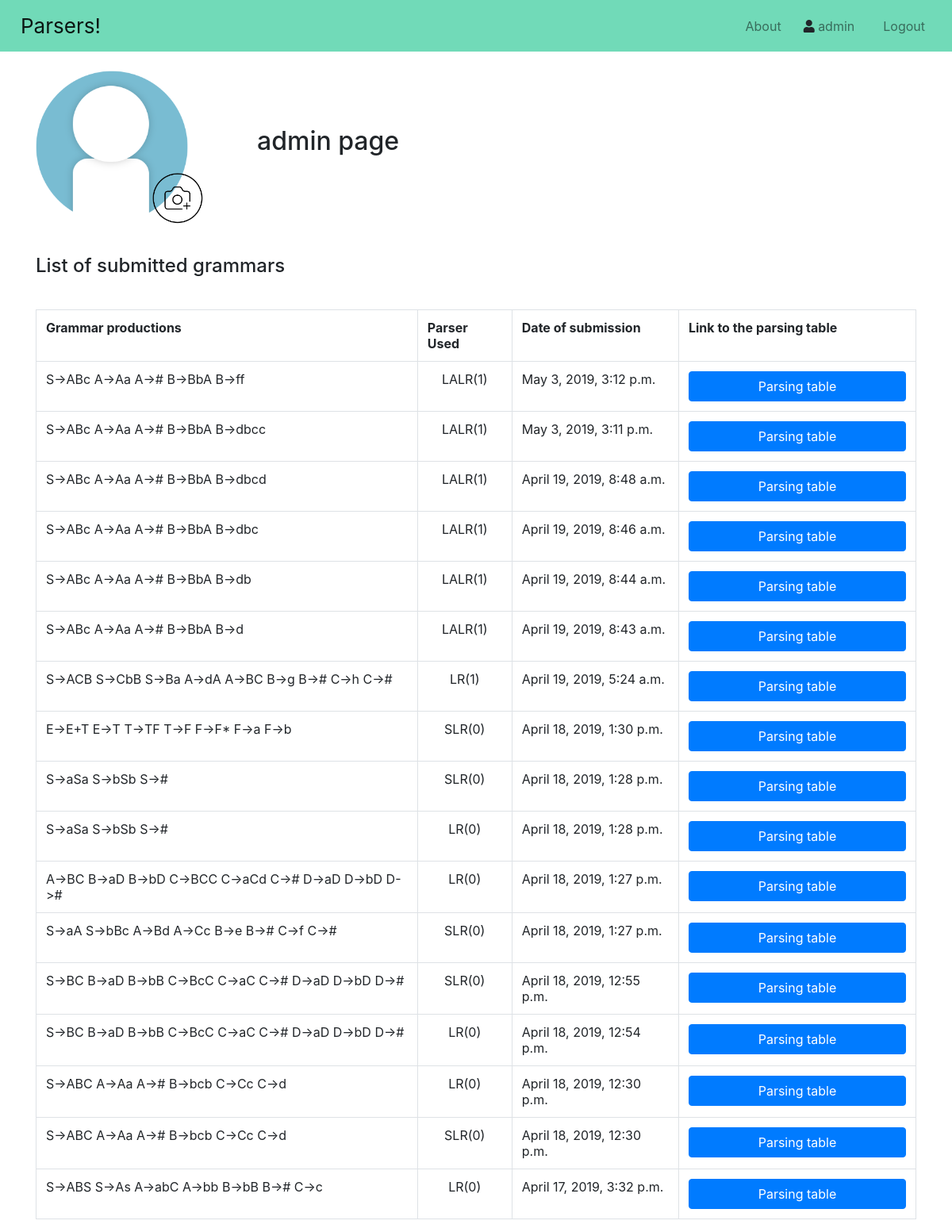
The page /user/ (signed in) on the database as committed earlier.
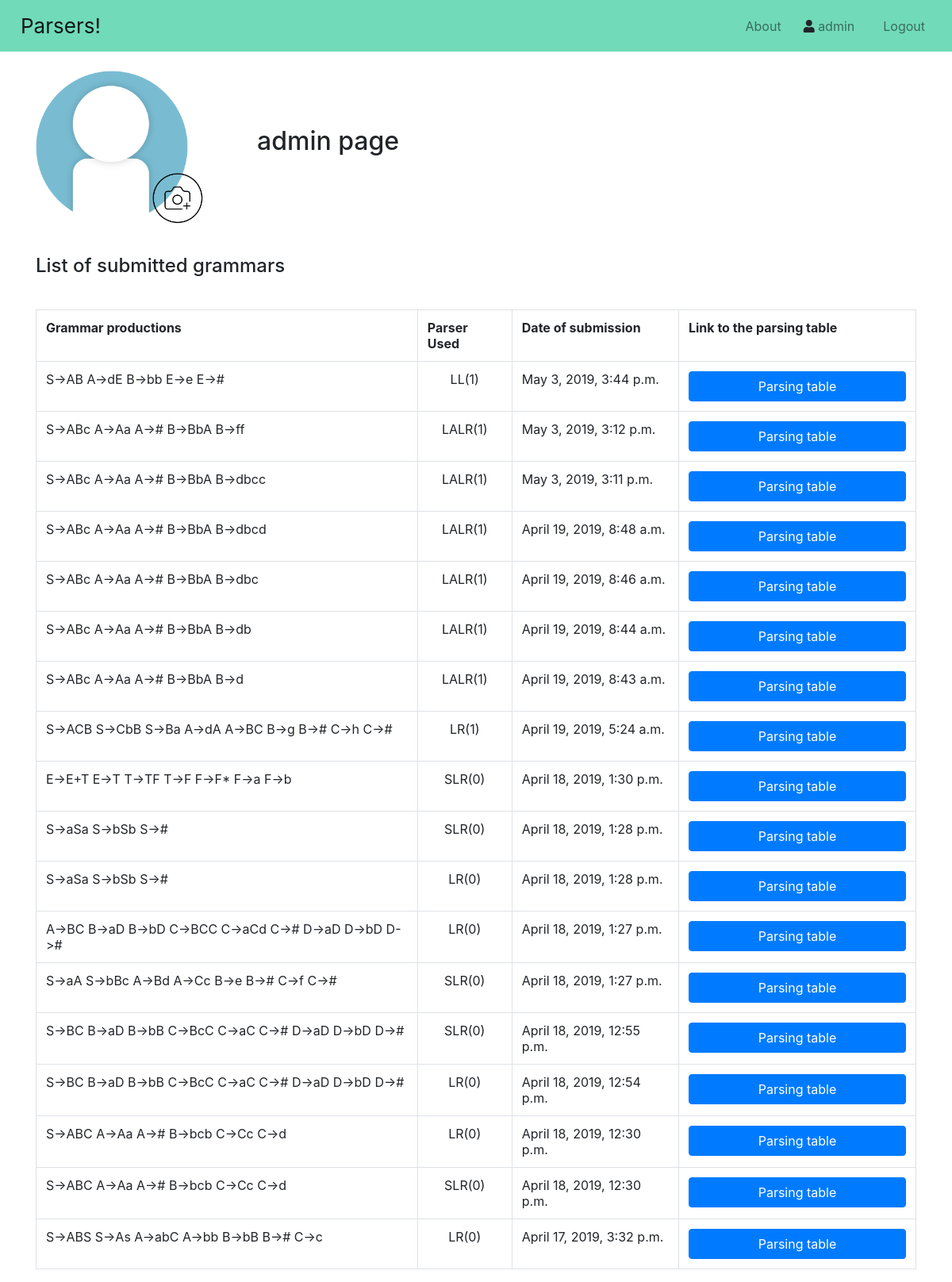
The same page on the database as committed later.
### main/models.py (models this page shows, shortened)
class Grammar(models.Model):
    grammar_productions = models.TextField()
    grammar_terminal_symbols = models.TextField()
    grammar_nonTerminal_symbols = models.TextField()
    grammar_first_set = models.TextField()
    grammar_follow_set = models.TextField()
    grammar_used_parser = models.CharField(max_length = 20)
    grammar_parsing_table_entries = models.TextField()
    grammar_user_submitter = models.ForeignKey(User, on_delete = models.CASCADE, blank = True, null = True)
    grammar_timestamp = models.DateTimeField('Date submitted', default = timezone.now())

### main/views.py (the view)
# urls.py: path("user/", views.user_page, name = "user"),
def user_page(request):
    grammars_to_show = []
    for grammar_entry in Grammar.objects.all():
        if (grammar_entry.grammar_user_submitter == request.user):
            grammars_to_show.append(grammar_entry)
    return(render(request = request, template_name = "main/user_page.html", context = {"grammars": grammars_to_show}))

### main/templates/main/user_page.html
{% extends "main/home.html" %}
{% load static %}
{% block content %}
    <div id="avatar_title_div">
        <div id="avatar_group">
            <img src="{% static 'img/default_avatar.png' %}" id="user_avatar">
            <img src="{% static 'img/upload_new_avatar.png' %}" id="upload_new_avatar">
        </div>
        <h2 id="user_page_title">{{user.username}} page</h2>
    </div>
    <br>
    <p><h4>List of submitted grammars</h4></p>
    <br>
    <table id="user_table" class="table table-bordered">
        <tr>
            <th>Grammar productions</th>
            <th>Parser Used</th>
            <th>Date of submission</th>
            <th>Link to the parsing table</th>
        </tr>
        {% for element in grammars reversed %}
            <tr>
                <td>{{ element.grammar_productions }}</td>
                {% if element.grammar_used_parser == "lr0" %}
                    <td style="text-align: center;">LR(0)</td>
                {% elif element.grammar_used_parser == "slr0" %}
                    <td style="text-align: center;">SLR(0)</td>
                {% elif element.grammar_used_parser == "lr1" %}
                    <td style="text-align: center;">LR(1)</td>
                {% elif element.grammar_used_parser == "lalr1" %}
                    <td style="text-align: center;">LALR(1)</td>
                {% elif element.grammar_used_parser == "ll1" %}
                    <td style="text-align: center;">LL(1)</td>
                {% endif %}
                <td>{{element.grammar_timestamp}}</td>
                <td><input class="btn btn-primary btn-user-page" value="Parsing table" onclick="window.location.href='/{{element.grammar_used_parser}}-parser/parsing-grammar-{{element.id}}/'"/></td>
            </tr>
        {% endfor %}
    </table>
{% endblock %}

Rows that differ between the two databases and show on the page:
added Grammar: grammar_productions "S->AB A->dE B->bb E->e E->#", grammar_used_parser "LL(1)", grammar_timestamp "May 3, 2019, 3:44 p.m."
